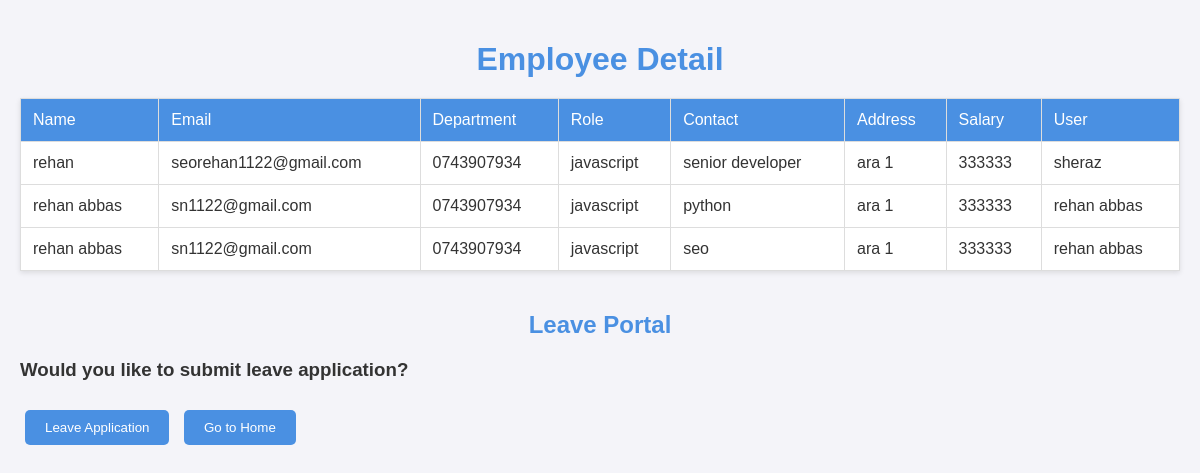
Page /emp_list on the earlier database version.
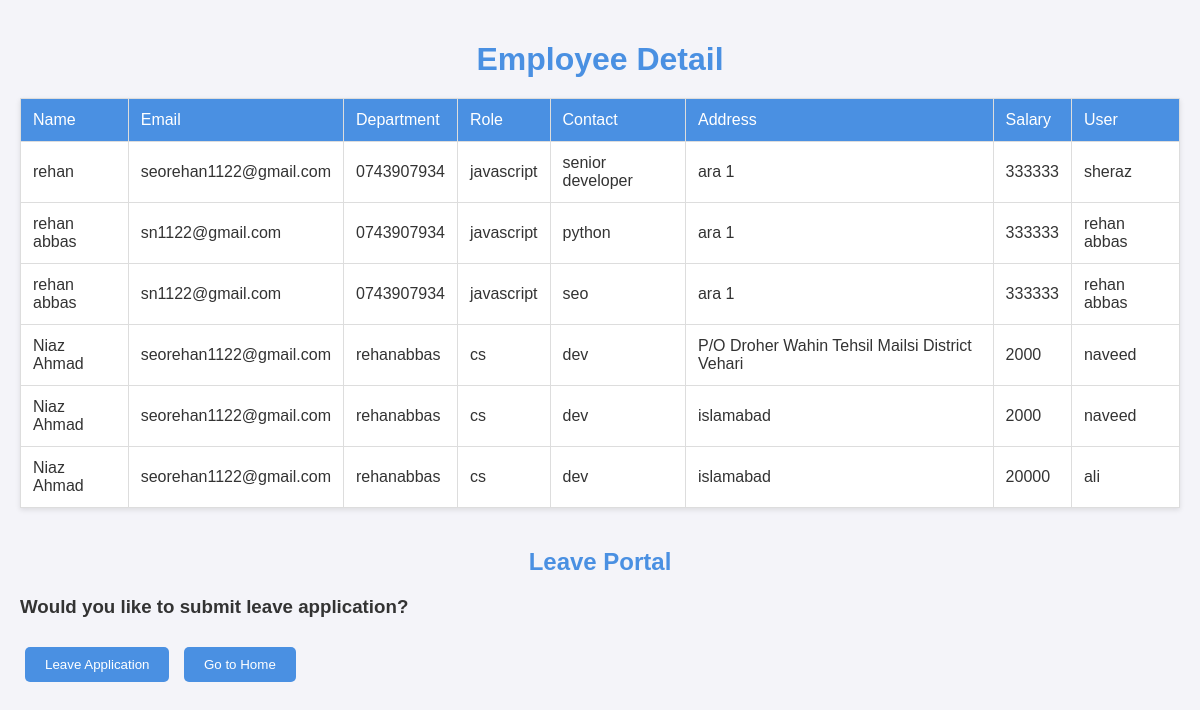
Same page on the later database version.
### emp_app/models.py (models this page shows)
class employee(models.Model):
    name = models.CharField(max_length=100,null=True)
    email = models.EmailField(null=True)
    contact = models.CharField(max_length=10)
    dep = models.CharField(max_length=50,null=True)
    role = models.CharField(max_length=50,null=True)
    salary = models.IntegerField(null=True)
    address = models.TextField(null=True)
    user = models.ForeignKey(user, on_delete=models.CASCADE)

class user(models.Model):
    USER_TYPE_CHOICES = (
        ('admin', 'Admin'),
        ('employee', 'Employee'),
    )
    name = models.CharField(max_length=100)
    user_type = models.CharField(max_length=20, choices=USER_TYPE_CHOICES)
    def __str__(self):
        return self.name

### emp_app/views.py (the view)
# urls.py: path("emp_list",views.emp_list,name="employee_list"),
def emp_list(request):
    form = employee.objects.all()
    return render(request, "html/emp_list.html",{"form":form})

### emp_app/templates/html/emp_list.html (shortened to what this page needs)
<!DOCTYPE html>
<html lang="en">
  <head>
  </head>
  <body>
    <h1>Employee Detail</h1>
    <table border>
      <thead>
        <tr>
          <td>Name</td>
          <td>Email</td>
          <td>Department</td>
          <td>Role</td>
          <td>Contact</td>
          <td>Address</td>
          <td>Salary</td>
          <td>User</td>
        </tr>
      </thead>
      {% for form in form %}
      <tbody>
        <tr>
          <td>{{form.name}}</td>
          <td>{{form.email}}</td>
          <td>{{form.contact}}</td>
          <td>{{form.dep}}</td>
          <td>{{form.role}}</td>
          <td>{{form.address}}</td>
          <td>{{form.salary}}</td>
          <td>{{form.user}}</td>
        </tr>
      </tbody>
      {% endfor %}
    </table>
    <h2>Leave Portal</h2>
    <h3>Would you like to submit leave application?</h3>
    <button type="submit">
      <a href="employee_dashboard">Leave Application</a>
    </button>
    <button type="submit"><a href="/">Go to Home</a></button>
  </body>
</html>

### emp_app/templates/html/emp_list.html (style rules this page uses)
body { font-family: Arial, sans-serif; background-color: #f4f4f9; color: #333; margin: 0; padding: 20px; }
h1 { color: #4a90e2; text-align: center; margin-bottom: 20px; }
table { width: 100%; border-collapse: collapse; margin-bottom: 20px; background-color: #fff; box-shadow: 0 2px 5px rgba(0, 0, 0, 0.1); }
table, th, td { border: 1px solid #ddd; }
th, td { padding: 12px; text-align: left; }
thead { background-color: #4a90e2; color: #fff; }
button { background-color: #4a90e2; color: #fff; border: none; padding: 10px 20px; cursor: pointer; margin: 10px 5px; border-radius: 5px; text-align: center; }
button a { color: #fff; text-decoration: none; }
h2 { color: #4a90e2; text-align: center; margin-top: 40px; margin-bottom: 20px; }

Differences in the rows shown:
added employee: name "Niaz Ahmad", email "seorehan1122@gmail.com", contact "rehanabbas", dep "cs", role "dev", address "P/O Droher Wahin Tehsil Mailsi District Vehari", salary "2000", user "naveed"
added employee: name "Niaz Ahmad", email "seorehan1122@gmail.com", contact "rehanabbas", dep "cs", role "dev", address "islamabad", salary "2000", user "naveed"
added employee: name "Niaz Ahmad", email "seorehan1122@gmail.com", contact "rehanabbas", dep "cs", role "dev", address "islamabad", salary "20000", user "ali"
